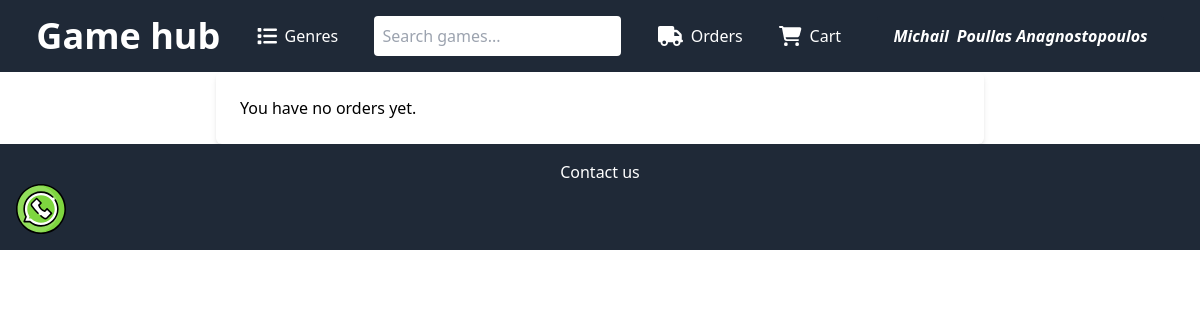
The app's page /orders/ (signed in), older data.
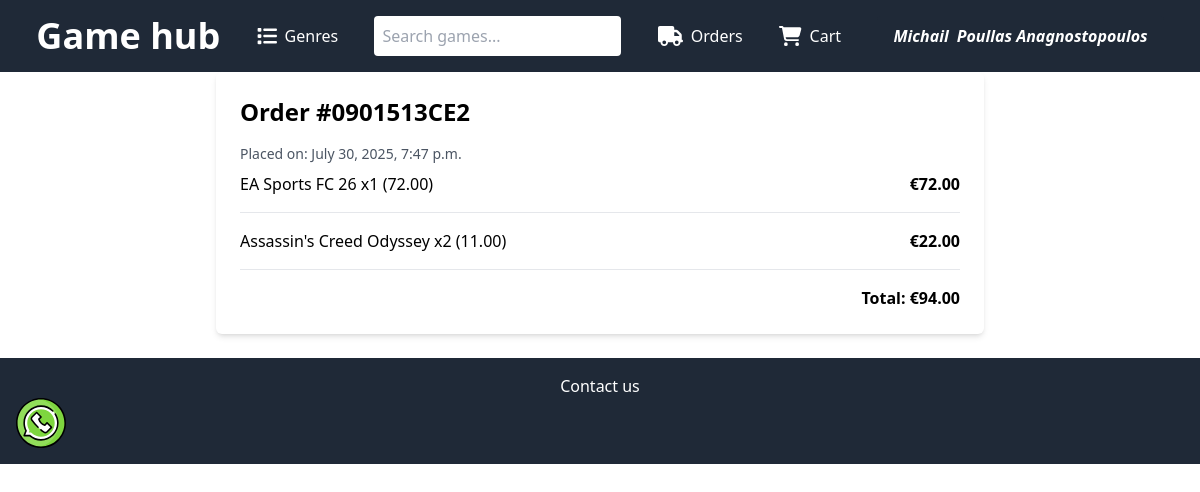
The same page, newer data.
### users_auth_app/models.py (models this page shows, shortened)
class CustomUser(AbstractUser):
    email = models.EmailField(max_length=255, unique=True)
    phone_number = models.CharField(max_length=15, blank=True)
    city = models.CharField(max_length=100, blank=True)
    area = models.CharField(max_length=100, blank=True)
    street = models.CharField(max_length=100, blank=True)
    profile_picture = models.ImageField(upload_to='profile_pics/', blank=True)
    user_saved_games = models.ManyToManyField('game.Game', blank=True)
    USERNAME_FIELD = 'email'
    REQUIRED_FIELDS = ['username']

class Order(models.Model):
    def generate_order_code():
        return uuid.uuid4().hex[:10].upper()
    status = [
        ('pending', 'Pending'),
        ('completed', 'Purchased'),
        ]
    order_id = models.CharField(max_length=10, default=generate_order_code, unique=True)
    user = models.ForeignKey(CustomUser, on_delete=models.CASCADE)
    order_date = models.DateTimeField(auto_now_add=True)
    order_status = models.CharField(max_length=50, choices=status, default="pending")
    total_price = models.DecimalField(max_digits=10, decimal_places=2, default=0.00)
    is_library_synced = models.BooleanField(default=False)

class OrderItem(models.Model):
    order = models.ForeignKey(Order, related_name="items", on_delete=models.CASCADE)
    game = models.ForeignKey("game.Game",on_delete=models.CASCADE, null=True)
    quantity = models.PositiveIntegerField()
    price = models.DecimalField(max_digits=10, decimal_places=2)
    item_price = models.DecimalField(max_digits=10, decimal_places=2,null=True)
    photo = models.ImageField

### game/models.py (models this page shows, shortened)
class Game(models.Model):
    title = models.CharField(max_length=50)
    description = models.TextField()
    genres = models.ManyToManyField(Game_Genre, related_name= 'GENRE_CHOICES')
    release_date = models.DateField()
    image = models.ImageField(upload_to='games_images', blank=True, null=True, help_text="Upload an image file")
    image_url = models.URLField(blank=True, null=True, help_text="Or provide an image URL")
    price = models.DecimalField(max_digits=10, decimal_places=2)
    console = models.CharField(max_length=50, choices=Console_CHOICES)
    trailer = models.URLField(default='', blank=True)
    min_age = models.IntegerField(
        choices=MIN_AGE_CHOICES,
        default=0
    )
    discount = models.DecimalField(
        max_digits=4, decimal_places=2,
        default=0.0, blank=True
    )
    min_cpu = models.CharField(max_length=100, default="N/A", blank=True, verbose_name="Minimum CPU")
    min_gpu = models.CharField(max_length=100, default="N/A", blank=True, verbose_name="Minimum GPU")
    min_ram = models.CharField(max_length=20, default="N/A", blank=True, verbose_name="Minimum RAM")
    min_storage = models.CharField(max_length=20, default="N/A", blank=True, verbose_name="Minimum Storage")
    rec_cpu = models.CharField(max_length=100, default="N/A", blank=True, verbose_name="Recommended CPU")
    rec_gpu = models.CharField(max_length=100, default="N/A", blank=True, verbose_name="Recommended GPU")
    rec_ram = models.CharField(max_length=20, default="N/A", blank=True, verbose_name="Recommended RAM")
    rec_storage = models.CharField(max_length=20, default="N/A", blank=True, verbose_name="Recommended Storage")

### game/views.py (the view)
# urls.py: path('orders/', views.view_orders, name='view_orders'),
def view_orders(request):
    if not request.user.is_authenticated:
        return render(request, 'orders.html') # Redirect to login if not authenticated
    orders = Order.objects.filter(user=request.user)
    return render(request, 'orders.html', {'orders': orders})

### game/templates/orders.html
{% extends "base.html" %}
{% block content %}
{% if not user.is_authenticated %}
  <div class="bg-yellow-100 text-yellow-800 border border-yellow-300 p-4 rounded mb-6">
    You need to <a href="{% url 'login' %}" class="underline text-blue-600">log in</a> to view your orders.
  </div>
{% else %}
  {% for order in orders %}
    <div class="max-w-3xl mx-auto p-6 bg-white shadow-md rounded-md mb-6">
      <h1 class="text-2xl font-bold mb-4">Order #{{ order.order_id }}</h1>
      <p class="text-sm text-gray-600 mb-2">Placed on: {{ order.order_date|date:"F j, Y, g:i a" }}</p>
      <ul class="space-y-4">
        {% for item in order.items.all %}
          <li class="grid grid-cols-4 items-center gap-4 border-b pb-4">
            <div class="col-span-3 font-medium">{{ item.game.title }} x{{item.quantity}} ({{item.item_price}})</div>
            <div class="col-span-1 font-semibold text-right">€{{ item.price|floatformat:2 }}</div>
          </li>
        {% endfor %}
      </ul>
      <p class="mt-4 font-semibold text-right">Total: €{{ order.total_price|floatformat:2 }}</p>
    </div>
  {% empty %}
    <div class="max-w-3xl mx-auto p-6 bg-white shadow-md rounded-md">
      <p>You have no orders yet.</p>
    </div>
  {% endfor %}
{% endif %}
{% endblock %}

### game/templates/base.html (shortened to what this page needs)
<!DOCTYPE html>
<html lang="en">
<head>
  <script src="https://cdn.tailwindcss.com"></script>
</head>
<body>
  <nav class="bg-gray-800 text-white">
    <ul class="flex p-4 justify-evenly gap-4 items-center">
      <li><a href="{% url 'home' %}">
          <h1 class="text-4xl font-bold">Game hub</h1>
        </a></li>
      <li class="relative group">
        <a href="#" class="flex items-center gap-2">
          Genres
        </a>
      </li>
      <li>
        <form action="{% url 'home' %}" method="get" class="flex items-center justify-center">
          <input type="text" name="search" placeholder="Search games..." class="p-2 rounded text-black">
        </form>
      </li>
      <li><a href="{% url 'view_orders' %}" class="flex items-center gap-2"> Orders</a>
      </li>
      <li><a href="{% url 'view_cart' %}" class="flex items-center gap-2"> Cart</a>
      </li>
          {% if user.is_authenticated %}
           <div class="relative group inline-block text-white">
  <div class="italic font-bold px-4 py-2 bg-gray-800 rounded-t cursor-pointer flex gap-2">
    <h4>{{ user.first_name }}</h4>
    <h4>{{ user.last_name }}</h4>
  </div>
</div>
        {% else %}
      <div class="flex gap-4">
          <li><a href="{%url 'register'%}" class="flex items-center gap-2">Register</a></li>
          /
          <li><a href="{%url 'login'%}" class="flex items-center gap-2">Login</a></li>
    </div>
      {% endif %}
    </ul>
  </nav>
  {% block content %}{% endblock content%}
  <footer class="bg-gray-800 text-white p-4 text-center">
    <div>
      <h2>Contact us</h2>
      <div><a href="https://wa.me/+355693210113?text=Hello%2C%20I%20visited%20your%20site%20and%20want%20more%20info" target="_blank">
      </a></div>
    </div>
</body>
</html>

### game/templates/base.html (style rules this page uses)
.relative { position: relative; }

Row changes from the older to the newer data that the page shows:
added Order: order_id "0901513CE2", order_date "July 30, 2025, 7:47 p.m.", total_price "94.00"
added OrderItem: game "EA Sports FC 26", quantity "1", item_price "72.00", price "72.00"
added OrderItem: game "Assassin's Creed Odyssey", quantity "2", item_price "11.00", price "22.00"
Text that changed along with them:
text no longer shown: "You have no orders yet."
